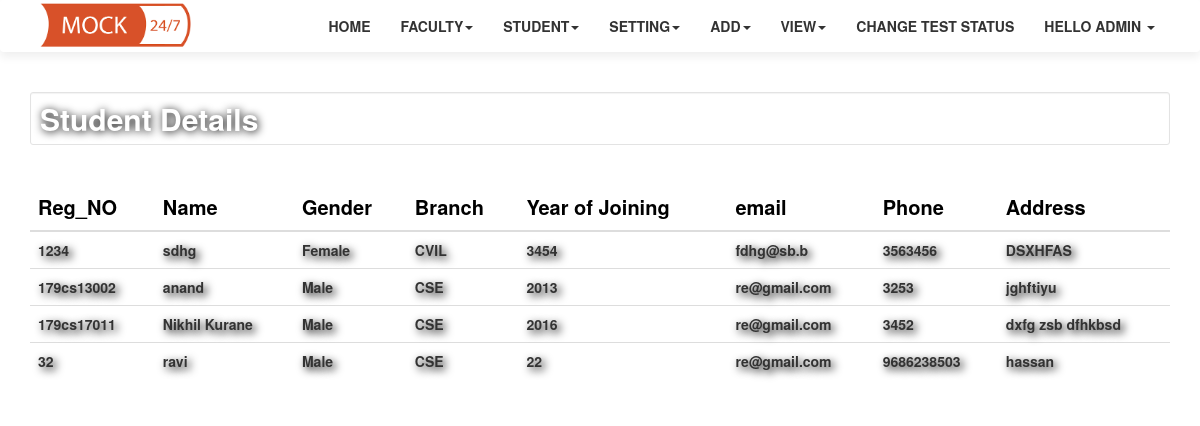
Page /faculty/viewstudent.php (signed in) on the committed database.
### tables this page shows
CREATE TABLE `student` (
  `reg_no` varchar(10) NOT NULL,
  `name` varchar(100) NOT NULL,
  `gender` varchar(10) NOT NULL,
  `branch` varchar(25) NOT NULL,
  `year_join` int(5) NOT NULL,
  `phone` varchar(15) NOT NULL,
  `email` varchar(50) NOT NULL,
  `address` varchar(200) NOT NULL
);

### faculty/viewstudent.php (the view, shortened to what this page needs)
<!DOCTYPE html>
<html>
<head>
</head>
<body>
	<header class="header">
		<?php
			include 'navbar.php';
		?>
		<div class="container">
			<h2 class="well well-sm" style="background-color:transparent; animation-duration: 3s;text-shadow:1px 1px 8px black; color: white"><b>Student Details</b></h2><br>
			<div class="table-responsive w3-animate-zoom">
				<table class="table table-striped" style=" font-weight: bold;text-shadow: 2px 2px 4px white">
					<thead>
						<tr>
							<th style="color: black; font-size: 20px"><b>Reg_NO</b></th>
							<th  style="color:black ;font-size: 20px"><b>Name</b></th>
							<th  style="color:black;font-size: 20px"><b>Gender</b></th>
							<th style="color:black;font-size: 20px"><b>Branch</b></th>
							<th  style="color: black;font-size: 20px"><b>Year of Joining</b></th>
							<th  style="color: black;font-size: 20px"><b>email</b></th>
							<th  style="color:black;font-size: 20px"><b>Phone</b></th>
							<th  style="color: black;font-size: 20px"><b>Address</b></th>
						</tr>
					</thead>
					<tbody style="background-color: transparent;">
						<?php
							$servername ="localhost";
							$username= "root";
							$password= "password";
							$dbname = "mocktest";
							$conn = mysqli_connect($servername, $username, $password,$dbname );
							$sql="select * from student";
							$result=mysqli_query($conn, $sql);
							if ($result-> num_rows >0) {
								while ($row= $result-> fetch_assoc()) {
									echo "<tr style='background-color:transparent; text-shadow:3px 3px 8px black'><td>".$row["reg_no"]."</td><td>".$row["name"]."</td><td>".$row["gender"]."</td><td>".$row["branch"]."</td><td>".$row["year_join"]."</td><td>".$row["email"]."</td><td>".$row["phone"]."</td><td>".$row["address"]."</td></tr>";
								}
								echo "</tbody></table>";
							}
							else{
								echo "0 result";
							}
						?>
			</div>
		</div>
	</header>
</body>
</html>

### style.css (style rules this page uses)
* { margin:0; padding:0; }
body,html { width: 100%; height: 100%; }
.header { height: 100vh; }

### rows in the picture
student: reg_no "1234", name "sdhg", gender "Female", branch "CVIL", year_join "3454", email "fdhg@sb.b", phone "3563456", address "DSXHFAS"
student: reg_no "179cs13002", name "anand", gender "Male", branch "CSE", year_join "2013", email "re@gmail.com", phone "3253", address "jghftiyu"
student: reg_no "179cs17011", name "Nikhil Kurane", gender "Male", branch "CSE", year_join "2016", email "re@gmail.com", phone "3452", address "dxfg zsb dfhkbsd"
student: reg_no "32", name "ravi", gender "Male", branch "CSE", year_join "22", email "re@gmail.com", phone "9686238503", address "hassan"

### other values in the picture
$username "ADMIN"
